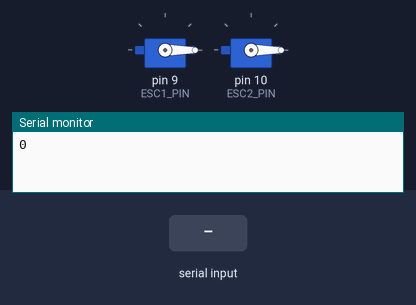
A sketch run on a simulated Arduino Uno, built with avr-gcc and run on an emulated ATmega328P. Parts: 2 × servo, the last lines printed to the serial monitor. Inputs (shaded band) come from the test bench.

Above: at 1.2 s.
1.3 s: "90,45\n" received over Serial
At 2.3 s:
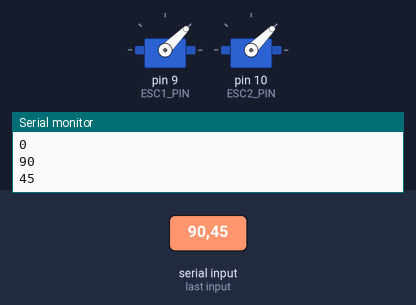
2.8 s: "30,150\n" received over Serial
At 3.5 s:
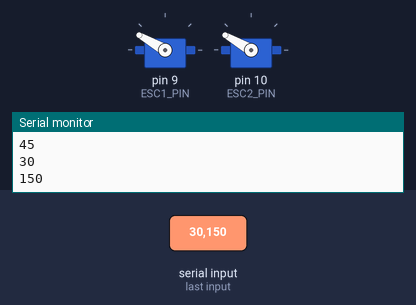
4.3 s: "200\n" received over Serial
At 5.5 s:
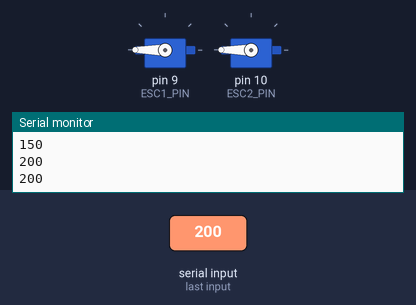
5.8 s: "90\n" received over Serial
At 6.9 s:
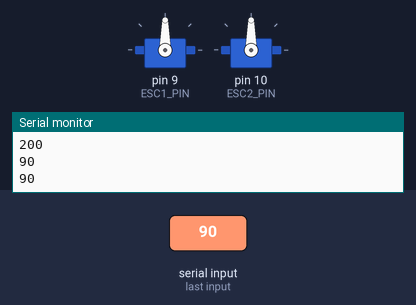
Timing chart, 0 to 8.3 s (numbered marks = the images above; inputs shaded):
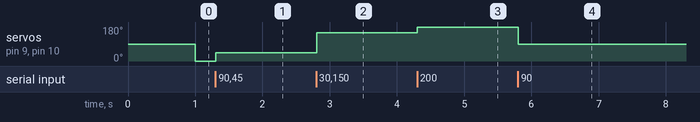

The sketch:

esc_test.ino
```cpp
#include <Servo.h>

#define ESC1_PIN 9
#define ESC2_PIN 10

Servo ESC1;
Servo ESC2;

int value = 0;

void setup() {
  Serial.begin(9600);
  ESC1.attach(ESC1_PIN, 1000, 2000);
  ESC2.attach(ESC2_PIN, 1000, 2000);
}

void loop() {
  // read value from serial port
  int tmp = Serial.parseInt();
  if (tmp != 0) {
    value = tmp;
  }
  ESC1.write(value);
  ESC2.write(value);
  Serial.println(value);
}
```

Measured:
- after the input at 1.3 s, servo on pin 9 (ESC1_PIN), servo on pin 10 (ESC2_PIN): 0° → 45° at once
- after the input at 2.8 s, servo on pin 9 (ESC1_PIN), servo on pin 10 (ESC2_PIN): 45° → 150° at once
- after the input at 4.3 s, servo on pin 9 (ESC1_PIN), servo on pin 10 (ESC2_PIN): 150° → 180° at once
- after the input at 5.8 s, servo on pin 9 (ESC1_PIN), servo on pin 10 (ESC2_PIN): 180° → 90° at once
